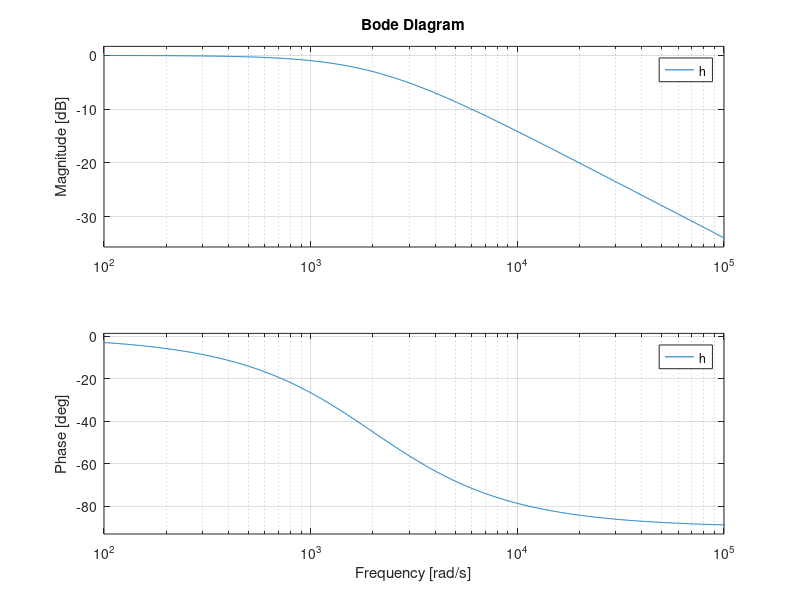

MATLAB code to generate this figure:
fig=figure('Name','Autor Nicolas David Pastran','NumberTitle','off','Color','white','position',[250 200 850 400]);       
cla('reset')
T=1/2000;
dem=[T 1];
num=1;
h=tf(num,dem);
bode(h);
grid on;
%hola